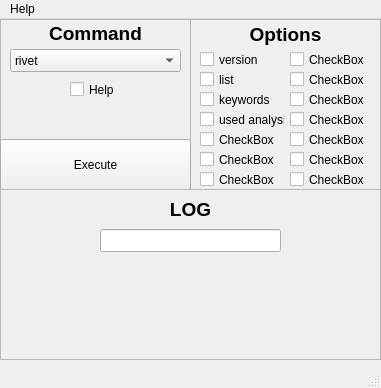
<?xml version="1.0" encoding="UTF-8"?>
<ui version="4.0">
 <class>EzRIVET</class>
 <widget class="QMainWindow" name="EzRIVET">
  <property name="enabled">
   <bool>true</bool>
  </property>
  <property name="geometry">
   <rect>
    <x>0</x>
    <y>0</y>
    <width>381</width>
    <height>388</height>
   </rect>
  </property>
  <property name="windowTitle">
   <string>ezRIVET</string>
  </property>
  <widget class="QWidget" name="centralwidget">
   <widget class="QFrame" name="options">
    <property name="geometry">
     <rect>
      <x>190</x>
      <y>0</y>
      <width>191</width>
      <height>171</height>
     </rect>
    </property>
    <property name="frameShape">
     <enum>QFrame::StyledPanel</enum>
    </property>
    <property name="frameShadow">
     <enum>QFrame::Raised</enum>
    </property>
    <widget class="QCheckBox" name="checkBox">
     <property name="geometry">
      <rect>
       <x>10</x>
       <y>30</y>
       <width>85</width>
       <height>21</height>
      </rect>
     </property>
     <property name="text">
      <string>version</string>
     </property>
    </widget>
    <widget class="QCheckBox" name="checkBox_2">
     <property name="geometry">
      <rect>
       <x>10</x>
       <y>50</y>
       <width>85</width>
       <height>21</height>
      </rect>
     </property>
     <property name="text">
      <string>list</string>
     </property>
    </widget>
    <widget class="QCheckBox" name="checkBox_3">
     <property name="geometry">
      <rect>
       <x>10</x>
       <y>70</y>
       <width>85</width>
       <height>21</height>
      </rect>
     </property>
     <property name="text">
      <string>keywords</string>
     </property>
    </widget>
    <widget class="QLabel" name="label_2">
     <property name="geometry">
      <rect>
       <x>0</x>
       <y>0</y>
       <width>191</width>
       <height>31</height>
      </rect>
     </property>
     <property name="font">
      <font>
       <pointsize>14</pointsize>
       <weight>75</weight>
       <bold>true</bold>
      </font>
     </property>
     <property name="text">
      <string>Options</string>
     </property>
     <property name="textFormat">
      <enum>Qt::AutoText</enum>
     </property>
     <property name="alignment">
      <set>Qt::AlignCenter</set>
     </property>
    </widget>
    <widget class="QCheckBox" name="checkBox_5">
     <property name="geometry">
      <rect>
       <x>10</x>
       <y>90</y>
       <width>85</width>
       <height>21</height>
      </rect>
     </property>
     <property name="text">
      <string>used analysis</string>
     </property>
    </widget>
    <widget class="QCheckBox" name="checkBox_6">
     <property name="geometry">
      <rect>
       <x>10</x>
       <y>110</y>
       <width>85</width>
       <height>21</height>
      </rect>
     </property>
     <property name="text">
      <string>CheckBox</string>
     </property>
    </widget>
    <widget class="QCheckBox" name="checkBox_7">
     <property name="geometry">
      <rect>
       <x>10</x>
       <y>130</y>
       <width>85</width>
       <height>21</height>
      </rect>
     </property>
     <property name="text">
      <string>CheckBox</string>
     </property>
    </widget>
    <widget class="QCheckBox" name="checkBox_8">
     <property name="geometry">
      <rect>
       <x>10</x>
       <y>150</y>
       <width>85</width>
       <height>21</height>
      </rect>
     </property>
     <property name="text">
      <string>CheckBox</string>
     </property>
    </widget>
    <widget class="QCheckBox" name="checkBox_9">
     <property name="geometry">
      <rect>
       <x>100</x>
       <y>130</y>
       <width>85</width>
       <height>21</height>
      </rect>
     </property>
     <property name="text">
      <string>CheckBox</string>
     </property>
    </widget>
    <widget class="QCheckBox" name="checkBox_10">
     <property name="geometry">
      <rect>
       <x>100</x>
       <y>110</y>
       <width>85</width>
       <height>21</height>
      </rect>
     </property>
     <property name="text">
      <string>CheckBox</string>
     </property>
    </widget>
    <widget class="QCheckBox" name="checkBox_11">
     <property name="geometry">
      <rect>
       <x>100</x>
       <y>150</y>
       <width>85</width>
       <height>21</height>
      </rect>
     </property>
     <property name="text">
      <string>CheckBox</string>
     </property>
    </widget>
    <widget class="QCheckBox" name="checkBox_12">
     <property name="geometry">
      <rect>
       <x>100</x>
       <y>30</y>
       <width>85</width>
       <height>21</height>
      </rect>
     </property>
     <property name="text">
      <string>CheckBox</string>
     </property>
    </widget>
    <widget class="QCheckBox" name="checkBox_13">
     <property name="geometry">
      <rect>
       <x>100</x>
       <y>50</y>
       <width>85</width>
       <height>21</height>
      </rect>
     </property>
     <property name="text">
      <string>CheckBox</string>
     </property>
    </widget>
    <widget class="QCheckBox" name="checkBox_14">
     <property name="geometry">
      <rect>
       <x>100</x>
       <y>90</y>
       <width>85</width>
       <height>21</height>
      </rect>
     </property>
     <property name="text">
      <string>CheckBox</string>
     </property>
    </widget>
    <widget class="QCheckBox" name="checkBox_15">
     <property name="geometry">
      <rect>
       <x>100</x>
       <y>70</y>
       <width>85</width>
       <height>21</height>
      </rect>
     </property>
     <property name="text">
      <string>CheckBox</string>
     </property>
    </widget>
   </widget>
   <widget class="QFrame" name="frame">
    <property name="geometry">
     <rect>
      <x>0</x>
      <y>0</y>
      <width>191</width>
      <height>171</height>
     </rect>
    </property>
    <property name="frameShape">
     <enum>QFrame::StyledPanel</enum>
    </property>
    <property name="frameShadow">
     <enum>QFrame::Raised</enum>
    </property>
    <widget class="QComboBox" name="comboBox">
     <property name="geometry">
      <rect>
       <x>10</x>
       <y>30</y>
       <width>171</width>
       <height>23</height>
      </rect>
     </property>
     <item>
      <property name="text">
       <string>rivet</string>
      </property>
     </item>
     <item>
      <property name="text">
       <string>rivet-build</string>
      </property>
     </item>
     <item>
      <property name="text">
       <string>rivet-buildplugin</string>
      </property>
     </item>
     <item>
      <property name="text">
       <string>rivet-cmphistos</string>
      </property>
     </item>
     <item>
      <property name="text">
       <string>rivet-config</string>
      </property>
     </item>
     <item>
      <property name="text">
       <string>rivet-diffhepdata</string>
      </property>
     </item>
     <item>
      <property name="text">
       <string>rivet-diffhepdata-all</string>
      </property>
     </item>
     <item>
      <property name="text">
       <string>rivet-findid</string>
      </property>
     </item>
     <item>
      <property name="text">
       <string>rivet-merge</string>
      </property>
     </item>
     <item>
      <property name="text">
       <string>rivet-mkanalysis</string>
      </property>
     </item>
     <item>
      <property name="text">
       <string>rivet-mkhtml</string>
      </property>
     </item>
     <item>
      <property name="text">
       <string>rivet-mkvaldir</string>
      </property>
     </item>
     <item>
      <property name="text">
       <string>rivet-which</string>
      </property>
     </item>
    </widget>
    <widget class="QLabel" name="label">
     <property name="geometry">
      <rect>
       <x>0</x>
       <y>-1</y>
       <width>191</width>
       <height>31</height>
      </rect>
     </property>
     <property name="font">
      <font>
       <pointsize>14</pointsize>
       <weight>75</weight>
       <bold>true</bold>
      </font>
     </property>
     <property name="text">
      <string>Command</string>
     </property>
     <property name="textFormat">
      <enum>Qt::AutoText</enum>
     </property>
     <property name="alignment">
      <set>Qt::AlignCenter</set>
     </property>
    </widget>
    <widget class="QPushButton" name="pushButton">
     <property name="geometry">
      <rect>
       <x>0</x>
       <y>120</y>
       <width>191</width>
       <height>51</height>
      </rect>
     </property>
     <property name="text">
      <string>Execute</string>
     </property>
    </widget>
    <widget class="QCheckBox" name="checkBox_4">
     <property name="geometry">
      <rect>
       <x>70</x>
       <y>60</y>
       <width>51</width>
       <height>21</height>
      </rect>
     </property>
     <property name="text">
      <string>Help</string>
     </property>
    </widget>
   </widget>
   <widget class="QFrame" name="options_2">
    <property name="geometry">
     <rect>
      <x>0</x>
      <y>170</y>
      <width>381</width>
      <height>171</height>
     </rect>
    </property>
    <property name="frameShape">
     <enum>QFrame::StyledPanel</enum>
    </property>
    <property name="frameShadow">
     <enum>QFrame::Raised</enum>
    </property>
    <widget class="QLineEdit" name="lineEdit">
     <property name="geometry">
      <rect>
       <x>100</x>
       <y>40</y>
       <width>181</width>
       <height>23</height>
      </rect>
     </property>
    </widget>
    <widget class="QPushButton" name="pushButton_2">
     <property name="enabled">
      <bool>true</bool>
     </property>
     <property name="geometry">
      <rect>
       <x>160</x>
       <y>10</y>
       <width>61</width>
       <height>21</height>
      </rect>
     </property>
     <property name="font">
      <font>
       <pointsize>14</pointsize>
       <weight>75</weight>
       <bold>true</bold>
      </font>
     </property>
     <property name="text">
      <string>LOG</string>
     </property>
     <property name="checkable">
      <bool>false</bool>
     </property>
     <property name="checked">
      <bool>false</bool>
     </property>
     <property name="autoDefault">
      <bool>false</bool>
     </property>
     <property name="default">
      <bool>false</bool>
     </property>
     <property name="flat">
      <bool>true</bool>
     </property>
    </widget>
   </widget>
  </widget>
  <widget class="QMenuBar" name="menubar">
   <property name="geometry">
    <rect>
     <x>0</x>
     <y>0</y>
     <width>381</width>
     <height>20</height>
    </rect>
   </property>
   <widget class="QMenu" name="menuHelp">
    <property name="title">
     <string>Help</string>
    </property>
    <addaction name="actionRivet_Help"/>
    <addaction name="actionInfo"/>
   </widget>
   <addaction name="menuHelp"/>
  </widget>
  <widget class="QStatusBar" name="statusbar"/>
  <action name="actionRivet_Help">
   <property name="text">
    <string>Rivet Help</string>
   </property>
  </action>
  <action name="actionInfo">
   <property name="text">
    <string>Info</string>
   </property>
  </action>
 </widget>
 <resources/>
 <connections/>
</ui>
